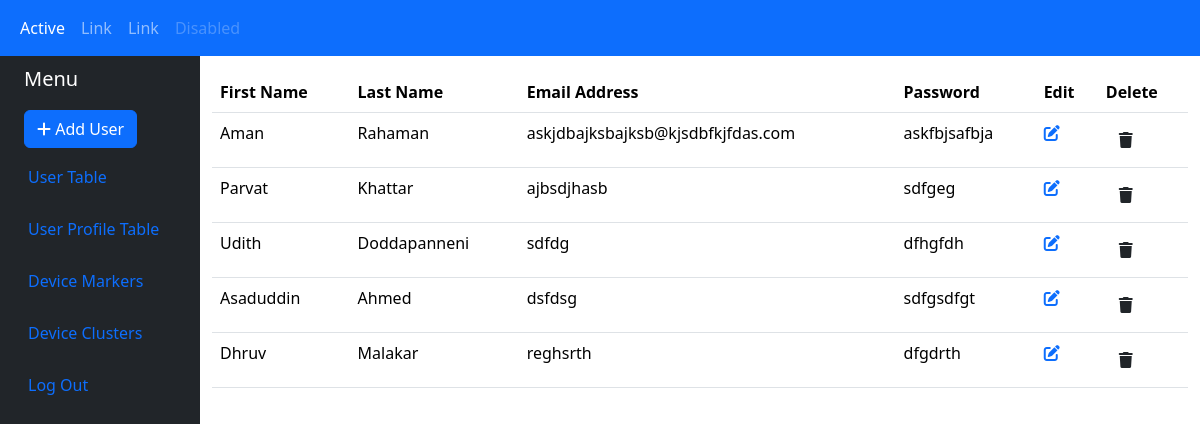
Screenshot of /table/ with the database file from the repository.
### admin_dashboard/models.py (models this page shows)
class User_table(models.Model):
    first_name = models.CharField(max_length=50)
    last_name = models.CharField(max_length=50)
    email_address = models.CharField(max_length=50)
    password = models.CharField(max_length=50)

### admin_dashboard/views.py (the view)
# urls.py: path('table/', views.user_table2, name="user_table"),
def user_table2(request):
    table = {'table': User_table.objects.all()}
    return render(request, "admin_dashboard/new_user_table.html", table)

### admin_dashboard/templates/admin_dashboard/new_user_table.html (shortened to what this page needs)
{% extends "admin_dashboard/base3.html" %}
{% block content %}
<table class="table">
    <thead>
      <tr>
        <th scope="col">First Name</th>
        <th scope="col">Last Name</th>
        <th scope="col">Email Address</th>
        <th scope="col">Password</th>
        <th scope="col">Edit</th>
        <th scope="col">Delete</th>
      </tr>
    </thead>
    <tbody>
        {% for user in table %}
        <tr>
            <td>{{user.first_name}}</td>
            <td>{{user.last_name}}</td>
            <td>{{user.email_address}}</td>
            <td>{{user.password}}</td>
            <td>
                <a href="{% url 'user_update' user.id %}">
                    <i class="fa-solid fa-pen-to-square"></i>
                </a>
            </td>
            <td>
                <form action="{% url 'user_delete' user.id %}" method="post">
                    <button type="submit" class="btn">
                        <i class="fa-solid fa-trash"></i>
                    </button>
                </form>
            </td>
        </tr>
        {% endfor %}
      </tbody>
  </table>
{% endblock content %}

### admin_dashboard/templates/admin_dashboard/base3.html (shortened to what this page needs)
<!DOCTYPE html>
<html lang="en">
<head>
    <link href="https://cdn.jsdelivr.net/npm/bootstrap@5.3.3/dist/css/bootstrap.min.css" rel="stylesheet">
    <link rel="stylesheet" href="https://cdnjs.cloudflare.com/ajax/libs/font-awesome/6.6.0/css/all.min.css" />
    {% load static %}
    <link rel="stylesheet" href="{% static 'style.css' %}">
</head>
<body>
    <nav class="navbar navbar-expand-sm bg-primary navbar-dark">
        <div class="container-fluid">
          <ul class="navbar-nav">
            <li class="nav-item">
              <a class="nav-link active" href="#">Active</a>
            </li>
           <li class="nav-item">
              <a class="nav-link" href="#">Link</a>
            </li>
            <li class="nav-item">
              <a class="nav-link" href="#">Link</a>
            </li>
            <li class="nav-item">
              <a class="nav-link disabled" href="#">Disabled</a>
            </li>
          </ul>
        </div>
      </nav>
    <div class="container-fluid">
        <div class="row flex-nowrap">
            <div class="col-auto col-md-3 col-xl-2 px-sm-2 px-0 bg-dark">
                <div class="d-flex flex-column align-items-center align-items-sm-start px-3 pt-2 text-white min-vh-100">
                    <a href="/" class="d-flex align-items-center pb-3 mb-md-0 me-md-auto text-white text-decoration-none">
                        <span class="fs-5 d-none d-sm-inline">Menu</span>
                    </a>
                    <ul class="nav nav-pills flex-column mb-sm-auto mb-0 align-items-center align-items-sm-start" id="menu">
                        <li class="nav-item">
                            <a href="{% url 'user_insert' %}" class="btn btn-primary">
                                <i class="fa-solid fa-plus"></i> Add User
                            </a>
                        </li>
                        <li class="nav-item">
                            <a href="{% url 'user_table' %}" class="nav-link align-middle px-0">
                                 <span class="ms-1 d-none d-sm-inline">User Table</span>
                            </a>
                        </li>
                        <li>
                            <a href="{% url 'userprofile_table' %}" class="nav-link px-0 align-middle">
                                 <span class="ms-1 d-none d-sm-inline">User Profile Table</span></a>
                        </li>
                        <li>
                            <a href="{% url 'device_markers' %}" class="nav-link px-0 align-middle">
                                 <span class="ms-1 d-none d-sm-inline">Device Markers</span></a>
                        </li>
                        <li>
                            <a href="{% url 'device_clusters' %}" class="nav-link px-0 align-middle">
                                 <span class="ms-1 d-none d-sm-inline">Device Clusters</span></a>
                        </li>
                        <li>
                            <a href="#" class="nav-link px-0 align-middle">
                                 <span class="ms-1 d-none d-sm-inline">Log Out</span></a>
                        </li>
                    </ul>
                </div>
            </div>
            <div class="col py-3">
                {% block content %}
                {% endblock content %}
            </div>
        </div>
    </div>
</body>
</html>

### rows the page displays
User_table: first_name "Aman", last_name "Rahaman", email_address "askjdbajksbajksb@kjsdbfkjfdas.com", password "askfbjsafbja"
User_table: first_name "Parvat", last_name "Khattar", email_address "ajbsdjhasb", password "sdfgeg"
User_table: first_name "Udith", last_name "Doddapanneni", email_address "sdfdg", password "dfhgfdh"
User_table: first_name "Asaduddin", last_name "Ahmed", email_address "dsfdsg", password "sdfgsdfgt"
User_table: first_name "Dhruv", last_name "Malakar", email_address "reghsrth", password "dfgdrth"
